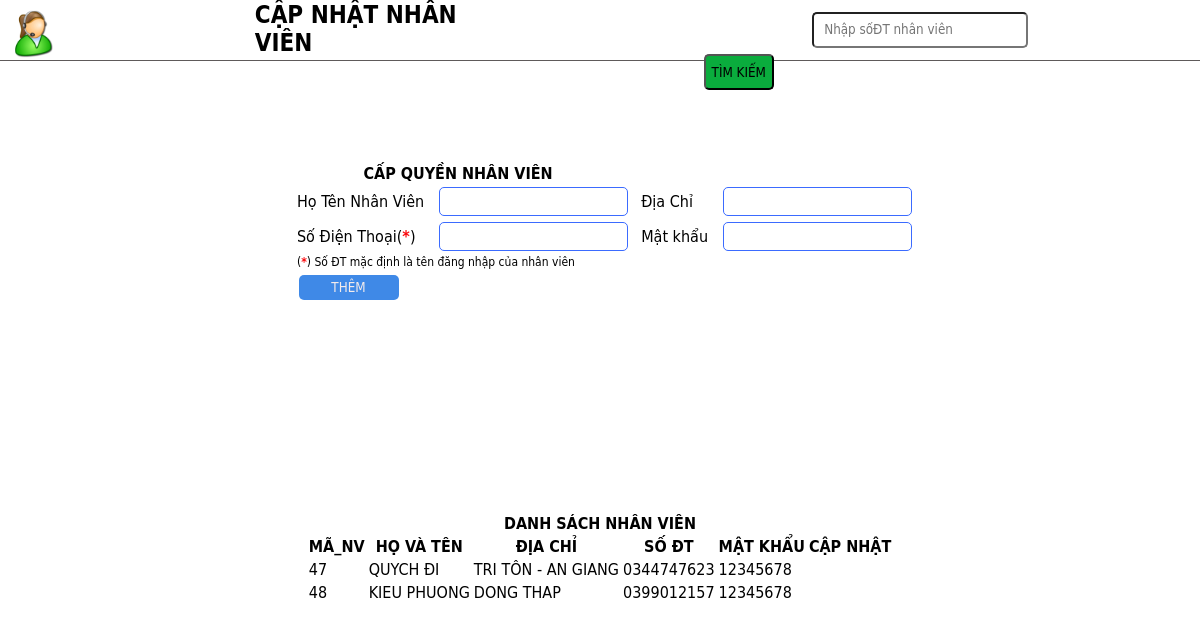
Page /admin/capquyenNV.php (signed in) on the committed database.
### tables this page shows
CREATE TABLE `nhanvien` (
  `MSNV` int(11) NOT NULL,
  `HoTenNV` varchar(50) NOT NULL,
  `DiaChi` varchar(100) NOT NULL,
  `SoDT` char(12) NOT NULL
);

CREATE TABLE `taikhoan` (
  `TENDANGNHAP` char(12) NOT NULL,
  `Pass` char(8) NOT NULL,
  `repass` char(8) NOT NULL
);

### admin/capquyenNV.php (the view, shortened to what this page needs)
<!doctype html>
<html>
<head>
</head>
<?php if(isset($_COOKIE['MSNV'])){ ?>
<body>
	<form action="" method="post" name="timkiem">
		<div class="title"><img style="width: 48px;margin-left: 10px;margin-top: 10px; float: left;" src="../images/capnhatnhanvien.png" /><h2>CẬP NHẬT NHÂN VIÊN</h2>
	<div class="timkiem"><b style="margin-left: 20px;line-height: 50px; color: #FFFFFF">Tìm kiếm</b>
	<input type="text" placeholder="Nhập sốĐT nhân viên" name="btntimkiem" value="" style="outline: none;" />
	<button type="submit" name="gui_timkiem">TÌM KIẾM</button>
		</div>
	</div>
				<div class="ketqua_timkiem">
				</div>
	</form>
	<div class="them">
			<form action="" method="POST" name="capquyen">
	<table id="table_them">
		<tr>
			<th colspan="2">CẤP QUYỀN NHÂN VIÊN</th>
		</tr>
		<tr>
		<td>Họ Tên Nhân Viên </td><td><input type="text" name="tenNV" required value=""/></td>
			<td>Địa Chỉ</td><td><input required type="text" name="diachiNV" value=""/></td>
		</tr>
		<tr>
			<td>Số Điện Thoại(<b style="color: #FA070B">*</b>)</td><td><input required type="text" name="soDT" value=""/></td>
			<td>Mật khẩu</td><td><input required type="password" name="pass"></td>
		</tr>
		<tr>
			<td colspan="3" style="font-size: 12px;">(<b style="color: #FA080C">*</b>) Số ĐT mặc định là tên đăng nhập của nhân viên</td>
		</tr>
		<tr>
			<td><input style="width: 100px; border: none; background-color: #3F89E7; color: #F3EBEB;" type="submit" onClick="check();" name="submit" value="THÊM"/></td>
		</tr>
		</table>
		</div>
	<div class="liet_ke">
		<table>
			<tr>
		<th colspan="6">DANH SÁCH NHÂN VIÊN</th>
				</tr>
			<tr>
			<th>MÃ_NV</th><th>HỌ VÀ TÊN</th><th>ĐỊA CHỈ</th><th>SỐ ĐT</th><th>MẬT KHẨU</th><th>CẬP NHẬT</th>
			</tr>
			<?php
			include("../../login/config.php");
			$truyvan = "SELECT NHANVIEN.MSNV, NHANVIEN.HOTENNV, NHANVIEN.DIACHI,
			NHANVIEN.SODT, TAIKHOAN.PASS
			FROM TAIKHOAN INNER JOIN NHANVIEN ON TAIKHOAN.TENDANGNHAP = NHANVIEN.SODT";
			$thucthi_truyvan = mysqli_query($mysqli,$truyvan);
			while($result_nv = mysqli_fetch_array($thucthi_truyvan)){?>
				<tr>
			<td><?php echo $result_nv['MSNV']; ?></td>
			<td name="hotenNV"><?php echo $result_nv['HOTENNV']; ?></td>
			<td><?php echo $result_nv['DIACHI']; ?></td>
			<td><?php echo $result_nv['SODT']; ?></td>
						<td><?php echo $result_nv['PASS'];?></td>
			</tr>
			<?php
			}
			?>
		</table>
	</div>
</body>
<?php } ?>
</html>

### admin/capquyenNV.php (style rules this page uses)
* { margin: 0 auto; padding: 0 auto; font-family: "Gill Sans", "Gill Sans MT", "Myriad Pro", "DejaVu Sans Condensed", Helvetica, Arial, "sans-serif"; }
.them { width: 900px; height: 350px; }
.them table#table_them tr td input { border: 1px solid #3B6BFF; }
.them table#table_them tr td { padding-left: 10px; }
.them table tr td input { outline: none; width: 180px; height: 25px; margin-left: 2px; border-radius: 5px; border:none; padding-left: 5px; }
.title { border-bottom: 1px solid #5E5A5A; display: flex; justify-content: center; align-items: center; padding-bottom: 2px; width: 100%; }
.title h2 { width: 250px; float: left; color: #000000; }
.title .timkiem { width: 400px; height: 50px; float: right; }
.title .timkiem input { margin-left: 12px; height: 30px; outline: none; padding-left: 10px; width: 200px; border-radius: 5px; }
.title .timkiem button { margin-left: 2px; height: 36px; border-radius: 5px; background-color: #0AAC3D; }
.ketqua_timkiem { width: 400px; height: 100px; }

### rows in the picture
nhanvien: MSNV "47", HoTenNV "QUYCH ĐI", DiaChi "TRI TÔN - AN GIANG", SoDT "0344747623", SoDT.Pass "12345678"
nhanvien: MSNV "48", HoTenNV "KIEU PHUONG", DiaChi "DONG THAP", SoDT "0399012157", SoDT.Pass "12345678"
